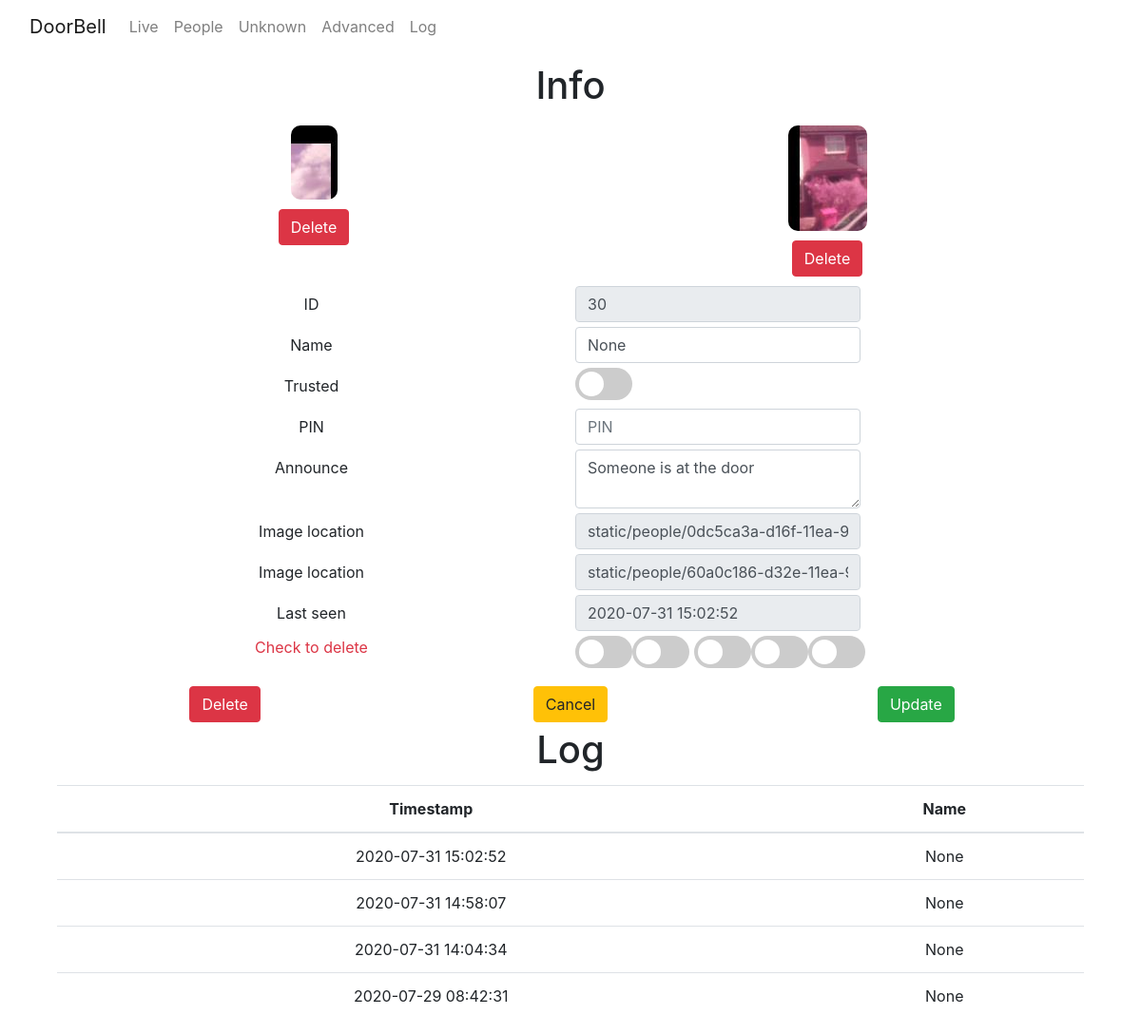
Before: /person/30 with the older database file.
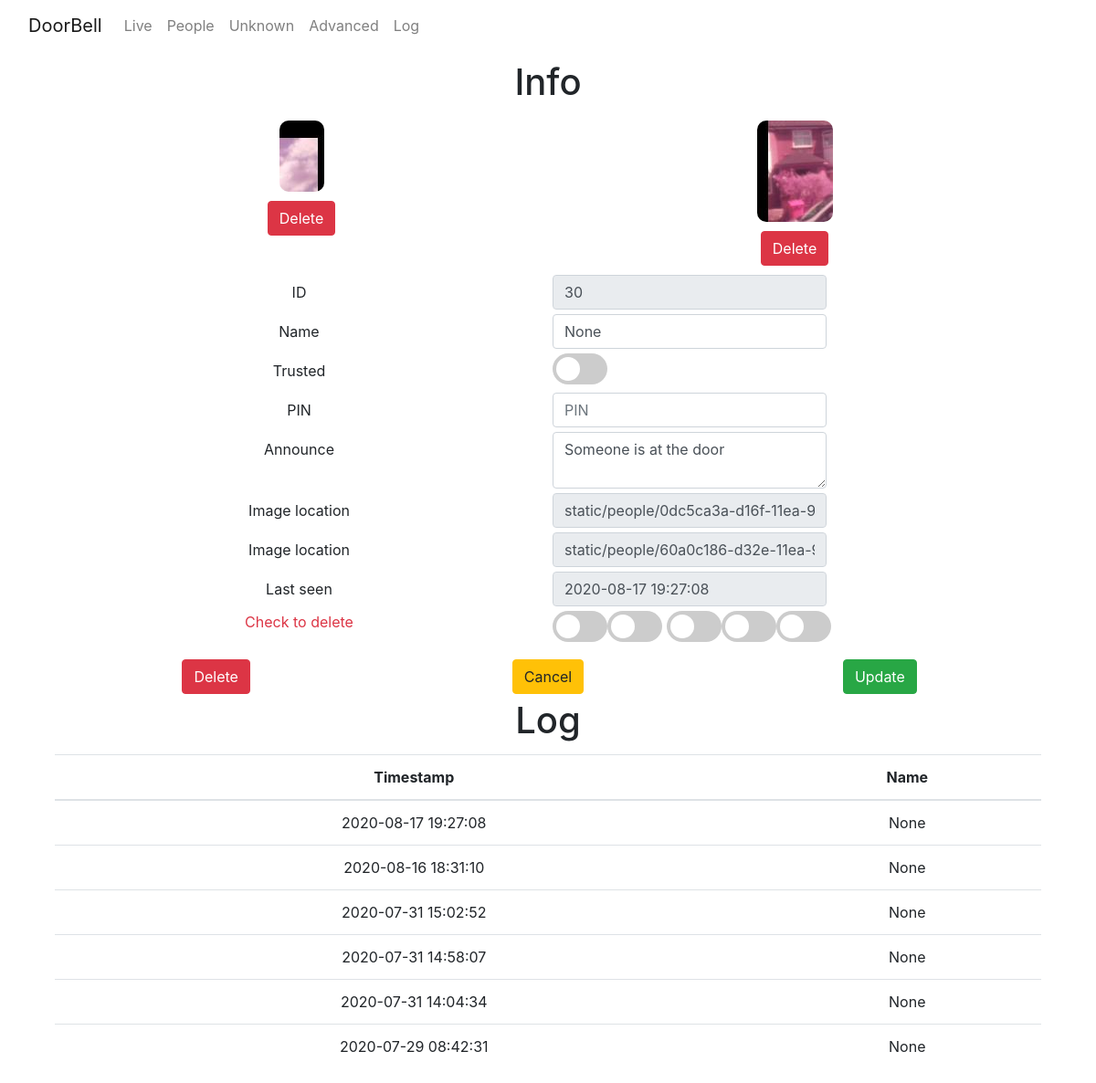
After: the same page with the newer database file.
### tables this page shows
CREATE TABLE "faces" (
	"id"	INTEGER NOT NULL,
	"person_id"	INTEGER,
	"image_loc"	text,
	"0"	NUMERIC,
	"1"	NUMERIC,
	"2"	NUMERIC,
	"3"	NUMERIC,
	"4"	NUMERIC,
	"5"	NUMERIC,
	"6"	NUMERIC,
	"7"	NUMERIC,
	"8"	NUMERIC,
	"9"	NUMERIC,
	"10"	NUMERIC,
	"11"	NUMERIC,
	"12"	NUMERIC,
	"13"	NUMERIC,
	"14"	NUMERIC,
	"15"	NUMERIC,
	"16"	NUMERIC,
	"17"	NUMERIC,
	"18"	NUMERIC,
	"19"	NUMERIC,
	"20"	NUMERIC,
	"21"	NUMERIC,
	"22"	NUMERIC,
	"23"	NUMERIC,
	"24"	NUMERIC,
	"25"	NUMERIC,
	"26"	NUMERIC,
	"27"	NUMERIC,
	"28"	NUMERIC,
	"29"	NUMERIC,
	"30"	NUMERIC,
	"31"	NUMERIC,
	"32"	NUMERIC,
	"33"	NUMERIC,
	"34"	NUMERIC,
	"35"	NUMERIC,
	"36"	NUMERIC,
	"37"	NUMERIC,
	"38"	NUMERIC,
	"39"	NUMERIC,
	"40"	NUMERIC,
	"41"	NUMERIC,
	"42"	NUMERIC,
	"43"	NUMERIC,
	"44"	NUMERIC,
	"45"	NUMERIC,
	"46"	NUMERIC,
	"47"	NUMERIC,
	"48"	NUMERIC,
	"49"	NUMERIC,
	"50"	NUMERIC,
	"51"	NUMERIC,
	"52"	NUMERIC,
	"53"	NUMERIC,
	"54"	NUMERIC,
	"55"	NUMERIC,
	"56"	NUMERIC,
	"57"	NUMERIC,
	"58"	NUMERIC,
	"59"	NUMERIC,
	"60"	NUMERIC,
	"61"	NUMERIC,
	"62"	NUMERIC,
	"63"	NUMERIC,
	"64"	NUMERIC,
	"65"	NUMERIC,
	"66"	NUMERIC,
	"67"	NUMERIC,
	"68"	NUMERIC,
	"69"	NUMERIC,
	"70"	NUMERIC,
	"71"	NUMERIC,
	"72"	NUMERIC,
	"73"	NUMERIC,
	"74"	NUMERIC,
	"75"	NUMERIC,
	"76"	NUMERIC,
	"77"	NUMERIC,
	"78"	NUMERIC,
	"79"	NUMERIC,
	"80"	NUMERIC,
	"81"	NUMERIC,
	"82"	NUMERIC,
	"83"	NUMERIC,
	"84"	NUMERIC,
	"85"	NUMERIC,
	"86"	NUMERIC,
	"87"	NUMERIC,
	"88"	NUMERIC,
	"89"	NUMERIC,
	"90"	NUMERIC,
	"91"	NUMERIC,
	"92"	NUMERIC,
	"93"	NUMERIC,
	"94"	NUMERIC,
	"95"	NUMERIC,
	"96"	NUMERIC,
	"97"	NUMERIC,
	"98"	NUMERIC,
	"99"	NUMERIC,
	"100"	NUMERIC,
	"101"	NUMERIC,
	"102"	NUMERIC,
	"103"	NUMERIC,
	"104"	NUMERIC,
	"105"	NUMERIC,
	"106"	NUMERIC,
	"107"	NUMERIC,
	"108"	NUMERIC,
	"109"	NUMERIC,
	"110"	NUMERIC,
	"111"	NUMERIC,
	"112"	NUMERIC,
	"113"	NUMERIC,
	"114"	NUMERIC,
	"115"	NUMERIC,
	"116"	NUMERIC,
	"117"	NUMERIC,
	"118"	NUMERIC,
	"119"	NUMERIC,
	"120"	NUMERIC,
	"121"	NUMERIC,
	"122"	NUMERIC,
	"123"	NUMERIC,
	"124"	NUMERIC,
	"125"	NUMERIC,
	"126"	NUMERIC,
	"127"	NUMERIC,
	PRIMARY KEY("id")
);

CREATE TABLE "people" (
	"id"	INTEGER NOT NULL,
	"name"	TEXT,
	"trusted"	boolean,
	"announce"	TEXT, pin TEXT,
	PRIMARY KEY("id")
);

CREATE TABLE "log" (
	"id"	INTEGER NOT NULL,
	"person_id"	TEXT NOT NULL,
	"datetime"	DATETIME NOT NULL DEFAULT CURRENT_TIMESTAMP,
	"distance"	FLOAT,
	PRIMARY KEY("id")
);

### app.py (the view)
@app.route("/person/<person_id>")
def person_page(person_id):
    person = db.execute("select * from people join faces on people.id = faces.person_id where people.id = ?", person_id)
    log = db.execute("SELECT * FROM log JOIN people ON person_id = people.id WHERE person_id LIKE ? OR datetime IN (SELECT datetime FROM log WHERE person_id LIKE ?) ORDER BY datetime DESC",person_id ,person_id)
    return render_template("/person.html", person=person, log=log)

### app.py (called while the page is built)
@app.after_request
def after_request(response):
    response.headers["Cache-Control"] = "no-cache, no-store, must-revalidate"
    response.headers["Expires"] = 0
    response.headers["Pragma"] = "no-cache"
    return response

### templates/person.html (shortened to what this page needs)
<!DOCTYPE html>
<html>
<head>
    <link rel="stylesheet" href="{{ url_for('static', filename='assets/bootstrap/css/bootstrap.min.css') }}">
    <link rel="stylesheet" href="{{ url_for('static', filename='assets/css/styles.min.css') }}">
</head>
<body>
    <nav class="navbar navbar-light navbar-expand-md">
        <div class="container-fluid"><a class="navbar-brand" href="/">DoorBell</a>
            <div class="collapse navbar-collapse"
                id="navcol-1">
                <ul class="nav navbar-nav">
                    <li class="nav-item" role="presentation"><a class="nav-link" href="/">Live</a></li>
                    <li class="nav-item" role="presentation"><a class="nav-link" href="/people">People</a></li>
                    <li class="nav-item" role="presentation"><a class="nav-link" href="/people/search/unknown">Unknown</a></li>
                    <li class="nav-item" role="presentation"><a class="nav-link" href="/settings">Advanced</a></li>
                    <li class="nav-item" role="presentation"><a class="nav-link" href="/log">Log</a></li>
                </ul>
            </div>
        </div>
    </nav>
    <form action="/person/update" method="post">
        <div class="container">
            <div class="row">
                <div class="col">
                    <h1>Info</h1>
                </div>
            </div>
            <div class="row">
                <div class="col">
                    <div class="row">
                        {% for row in person %}
                            <div class="col"><img class="mug" src="/{{ row['image_loc'] }}">
                            {% if person[1] %}
                            <p><button class="btn btn-danger" type="submit" formaction="/person/deleteface" name="face" value="{{ row['image_loc'] }}">Delete</button></p>
                            {% endif %}
                            </div>
                        {% endfor %}
                    </div>
                </div>
            </div>
        </div>
        <div class="container">
            <div class="row">
                <div class="col">
                    <div class="form-row">
                        <div class="col"><label class="col-form-label" for="id">ID</label></div>
                        <div class="col"><input class="form-control" type="text" id="id" name="id" value="{{ person[0]['person_id'] }}" readonly=""></div>
                    </div>
                    <div class="form-row">
                        <div class="col"><label class="col-form-label" for="name">Name</label></div>
                        <div class="col"><input class="form-control" type="text" id="name" name="name" placeholder="Name" value="{{ person[0]['name'] }}"></div>
                    </div>
                    <div class="form-row">
                        <div class="col"><label class="col-form-label" for="trusted">Trusted</label></div>
                        <div class="col text-left"><label class="col-form-label switch"><input type="checkbox" id="trusted" name="trusted" value="True">&nbsp;<span class="slider round"></span></label></div>
                    </div>
                    <div class="form-row">
                        <div class="col"><label class="col-form-label" for="pin">PIN</label></div>
                        <div class="col"><input class="form-control" type="number" id="pin" name="pin" placeholder="PIN" value="{{ person[0]['pin'] }}"></div>
                    </div>
                    <div class="form-row">
                        <div class="col"><label class="col-form-label" for="announce">Announce</label></div>
                        <div class="col"><textarea class="form-control" id="announce" name="announce" placeholder="Announce">{{ person[0]['announce'] }}</textarea></div>
                    </div>
                    {% for row in person %}
                    <div class="form-row">
                        <div class="col"><label class="col-form-label" for="imageloc">Image location</label></div>
                        <div class="col"><input class="form-control" type="text" id="imageloc" disabled="" value="{{ row['image_loc'] }}"></div>
                    </div>
                    {% endfor %}
                    <div class="form-row">
                        <div class="col"><label class="col-form-label" for="lastseen">Last seen</label></div>
                        <div class="col"><input class="form-control" type="text" id="lastseen" disabled="" value="{{ log[0]['datetime'] }}"></div>
                    </div>
                    <div class="form-row">
                        <div class="col">
                            <p class="text-danger">Check to delete</p>
                        </div>
                        <div class="col text-left align-self-center"><label class="switch"><span class="slider round" style="/*background-color: red;*/"></span></label><label class="switch"><span class="slider round"></span></label>
                            <label
                                class="switch"><span class="slider round"></span></label><label class="switch"><span class="slider round"></span></label><label class="switch"><span class="slider round"></span></label></div>
                    </div>
                    <div class="form-row">
                        <div class="col"><button class="btn btn-danger" type="submit" formaction="/person/delete">Delete</button></div>
                        <div class="col"><a class="btn btn-warning" role="reset" href="/people">Cancel</a></div>
                        <div class="col"><button class="btn btn-success" type="submit">Update</button></div>
                    </div>
                </div>
            </div>
        </div>
    </form>
    <div class="container" id="log">
        <div class="row">
            <div class="col">
                <h1>Log</h1>
            </div>
        </div>
        <div class="row">
            <div class="col">
                <div class="table-responsive">
                    <table class="table">
                        <thead>
                            <tr>
                                <th>Timestamp</th>
                                <th>Name</th>
                            </tr>
                        </thead>
                        <tbody>
                            {% for row in log %}
                            <tr>
                                <td onclick="window.location='/log/search/{{ row['datetime'] }}/'">{{ row['datetime'] }}</td>
                                <td onclick="window.location='/person/{{ row['id'] }}'">{{ row['name'] }}</td>
                            </tr>
                            {% endfor %}
                        </tbody>
                    </table>
                </div>
            </div>
        </div>
    </div>
</body>
</html>

Changed rows visible on the page:
no longer on this page (row unchanged): log: datetime "2020-07-31 15:02:52"
now on one of the page's lists (row unchanged): people: datetime "2020-07-31 14:04:34", name "None", datetime "2020-07-29 08:42:31"
computed for people "None": datetime "2020-07-31 15:02:52" → "2020-08-17 19:27:08"; datetime "2020-07-31 14:58:07" → "2020-08-16 18:31:10"; datetime "2020-07-31 14:04:34" → "2020-07-31 15:02:52"; datetime "2020-07-29 08:42:31" → "2020-07-31 14:58:07"
added log: datetime "2020-08-17 19:27:08"
